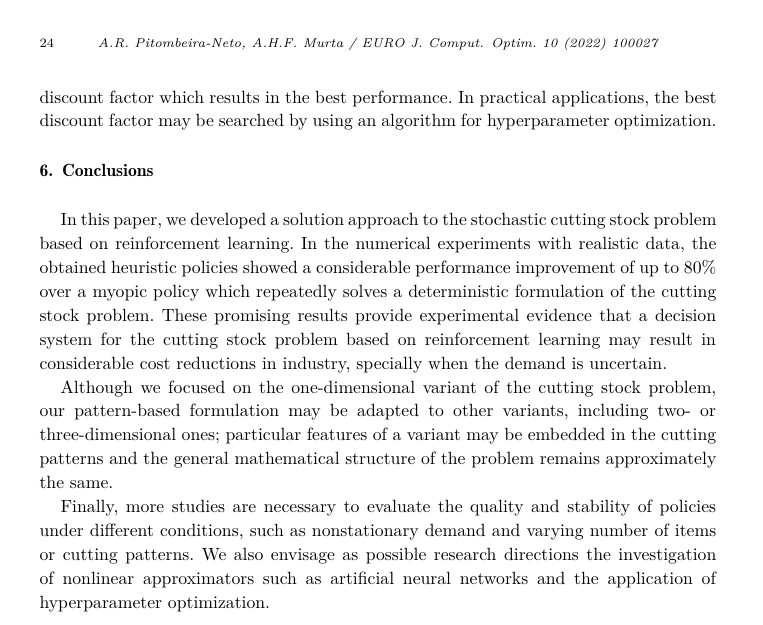
#> input picture image.png, 763 x 625 px
$ python diagnose_noise.py --input image.png --out out.png
#> lines starting #> are read from the running program, lines starting #| are printed output that depends on the picture; after the words box and inside, x2 and y2 are one past the last pixel; in counts of white or black regions, pixels touching at a corner belong together
#!/usr/bin/env python3
"""
诊断脚本：检测是否为脉冲(0/255)噪声并比对自适应中值/大中值的实际效果。
用法:
  python diagnose_noise.py -i C:/Users/asus/Desktop/l.png -o C:/Users/asus/Desktop/out_dir --adaptive-max 11 --median 11
输出文件到 out_dir:
  - mask.png
  - adaptive_median.png
  - median_k11.png
  - diff_adaptive.png
  - diff_median.png
并在终端打印统计信息（mask 像素数、替换像素数等）
"""
import os
import argparse
from pathlib import Path
import numpy as np
import cv2

def ensure_dir(p):
    Path(p).mkdir(parents=True, exist_ok=True)

def detect_impulse_mask(img, low_thresh=5, high_thresh=250):
    mask = np.zeros_like(img, dtype=np.uint8)
    mask[img <= low_thresh] = 255
    mask[img >= high_thresh] = 255
    return mask

def adaptive_median_one_pixel(img, y, x, max_k):
    h, w = img.shape
    orig = int(img[y, x])
    ks = list(range(3, max_k+1, 2))
    for k in ks:
        r = k//2
        y0, y1 = max(0, y-r), min(h, y+r+1)
        x0, x1 = max(0, x-r), min(w, x+r+1)
        patch = img[y0:y1, x0:x1]
        med = int(np.median(patch))
        if med > 5 and med < 250:
            return med
    return orig

def adaptive_median(img, mask, max_k=9):
    out = img.copy()
    ys, xs = np.nonzero(mask)
    for (y, x) in zip(ys, xs):
        out[y, x] = adaptive_median_one_pixel(img, y, x, max_k)
    return out

def diff_image(a, b):
    d = cv2.absdiff(a, b)
    # scale for visibility
    return d

def main():
    p = argparse.ArgumentParser()
    p.add_argument("-i", "--input", required=True)
    p.add_argument("-o", "--out", required=True)
    p.add_argument("--adaptive-max", type=int, default=11)
    p.add_argument("--median", type=int, default=11)
    p.add_argument("--low-thresh", type=int, default=5)
    p.add_argument("--high-thresh", type=int, default=250)
    args = p.parse_args()

    ensure_dir(args.out)
    img = cv2.imread(args.input, cv2.IMREAD_GRAYSCALE)
#> img is the input picture: shape (625, 763); min 0, max 255, mean 240.5
    if img is None:
        print("无法读取输入图像:", args.input)
        return

    mask = detect_impulse_mask(img, low_thresh=args.low_thresh, high_thresh=args.high_thresh)
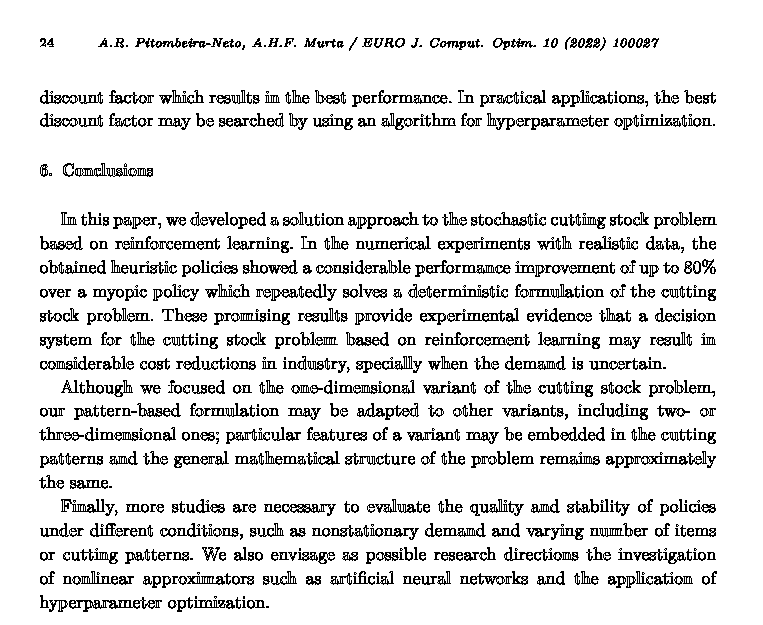
#> mask: shape (625, 763); 88.7% white; black in thin lines or dots, all inside (x1, y1, x2, y2) = (39, 37, 717, 612)
    mask_count = int(np.count_nonzero(mask))
#> mask_count = 422789
    total = img.size
#> total = 476875
    print(f"输入图像形状: {img.shape}, 总像素: {total}, 检测到的极端像素数(mask): {mask_count}, 占比: {mask_count/total:.2%}")
#| 输入图像形状: (625, 763), 总像素: 476875, 检测到的极端像素数(mask): 422789, 占比: 88.66%

    # 自适应中值（只替换 mask 区域）
    ad = adaptive_median(img, mask, max_k=args.adaptive_max)
#> after the loop in adaptive_median, `for (y, x) in zip(ys, xs):`:
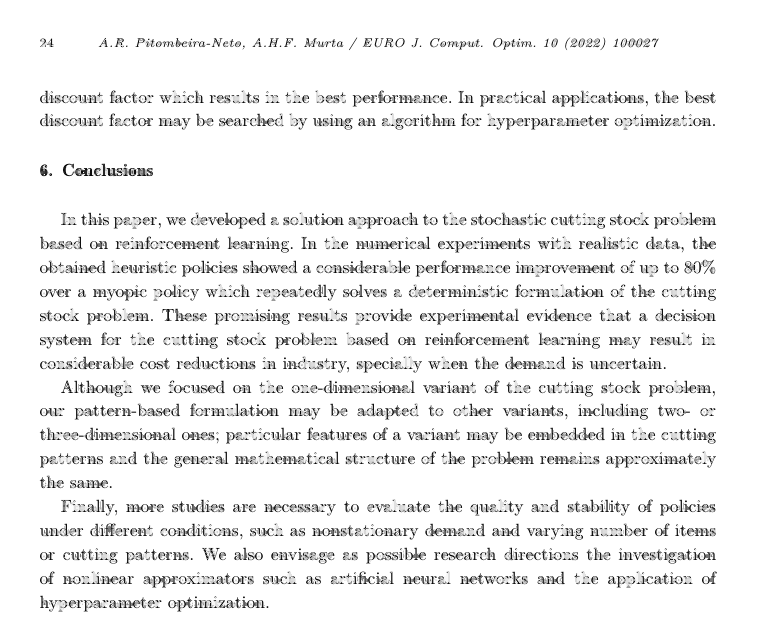
#> out: shape (625, 763); 5.66% of pixels changed, all inside (x1, y1, x2, y2) = (40, 39, 716, 611)
    replaced_ad = np.count_nonzero(img != ad)
#> replaced_ad = 26971
    print(f"自适应中值替换后不同像素数: {replaced_ad}, 占比: {replaced_ad/total:.2%}")
#| 自适应中值替换后不同像素数: 26971, 占比: 5.66%

    # 直接大中值（全图）
    k = args.median
    if k % 2 == 0:
        k += 1
    med = cv2.medianBlur(img, k)
    replaced_med = np.count_nonzero(img != med)
#> replaced_med = 62723
    print(f"全图中值(k={k})后不同像素数: {replaced_med}, 占比: {replaced_med/total:.2%}")
#| 全图中值(k=11)后不同像素数: 62723, 占比: 13.15%

    # 保存图像：原图、mask、ad, med
    cv2.imwrite(os.path.join(args.out, "orig.png"), img)
    cv2.imwrite(os.path.join(args.out, "mask.png"), mask)
    cv2.imwrite(os.path.join(args.out, f"adaptive_median_kmax{args.adaptive_max}.png"), ad)
    cv2.imwrite(os.path.join(args.out, f"median_k{k}.png"), med)

    # 差异图（可视化）
    dav = diff_image(img, ad)
#> in diff_image, `d = cv2.absdiff(a, b)`:
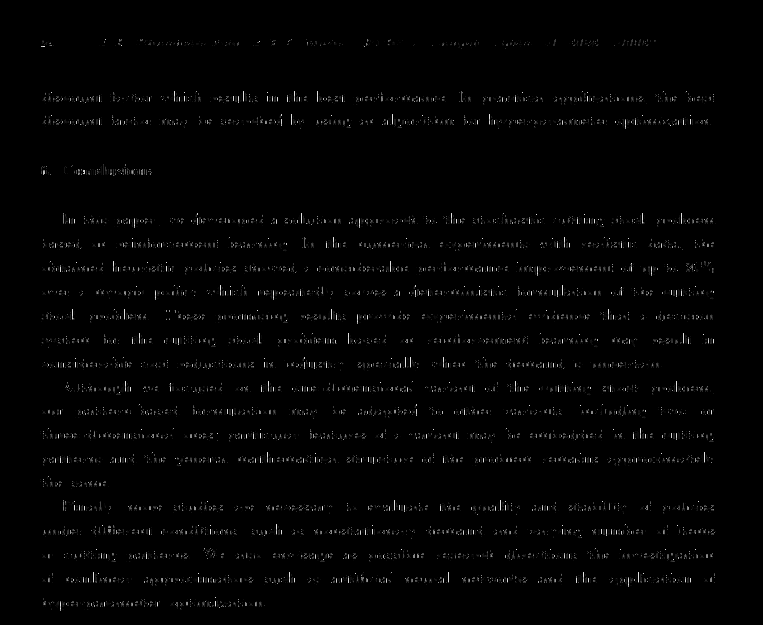
#> d: shape (625, 763); min 0, max 231, mean 3.4
    dmed = diff_image(img, med)
#> in diff_image (call 2), `d = cv2.absdiff(a, b)`:
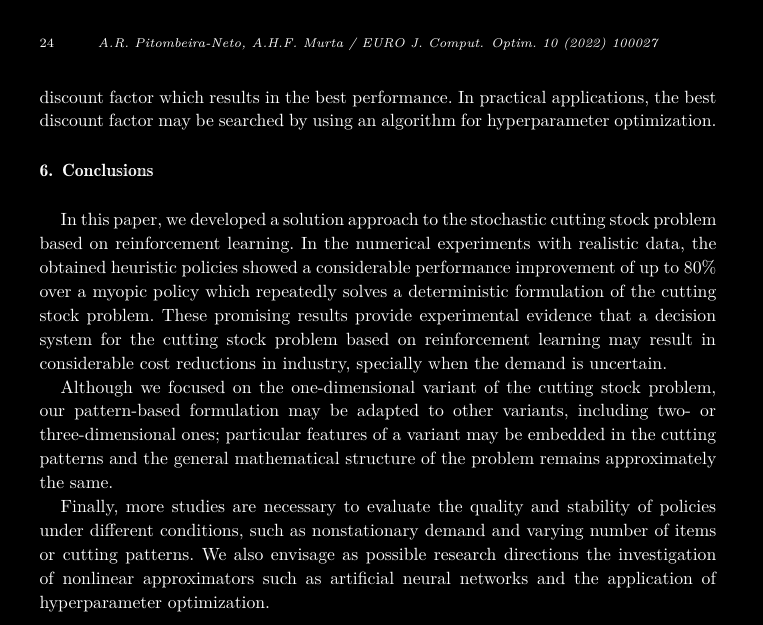
#> d: shape (625, 763); min 0, max 255, mean 14.4
    cv2.imwrite(os.path.join(args.out, "diff_adaptive.png"), dav)
    cv2.imwrite(os.path.join(args.out, "diff_median.png"), dmed)

    # 打印若干像素值统计（原图、ad、中值）
    def hist_stats(x, name):
#> called with name = 'orig'
        vals, counts = np.unique(x, return_counts=True)
#> vals = 256 values from 0 to 255; counts = 256 values, max 416810 at index 255, min 21 at index 95, mean 1862.8
        top = list(zip(vals[-10:], counts[-10:])) if len(vals) > 10 else list(zip(vals, counts))
#> top = [(246, 229), (247, 304), (248, 534), (249, 502), (250, 454), (251, 491), (252, 617), (253, 492), (254, 789), (255, 416810)]
        print(f"== {name} unique values count: {len(vals)}; sample highest values: {top}")
#| == orig unique values count: 256; sample highest values: [(246, 229), (247, 304), (248, 534), (249, 502), (250, 454), (251, 491), (252, 617), (253, 492), (254, 789), (255, 416810)]
    hist_stats(img, "orig")
    hist_stats(ad, "adaptive")
#| == adaptive unique values count: 250; sample highest values: [(246, 531), (247, 797), (248, 1302), (249, 1210), (250, 212), (251, 204), (252, 239), (253, 353), (254, 452), (255, 394358)]
    hist_stats(med, "median")
#| == median unique values count: 59; sample highest values: [(246, 185), (247, 262), (248, 884), (249, 700), (250, 486), (251, 670), (252, 878), (253, 632), (254, 1163), (255, 467634)]

    print("已保存到:", args.out)
    print("请把 mask.png, adaptive_median_*.png, median_*.png, diff_*.png 以及上面的输出贴给我。")

if __name__ == "__main__":
    main()
